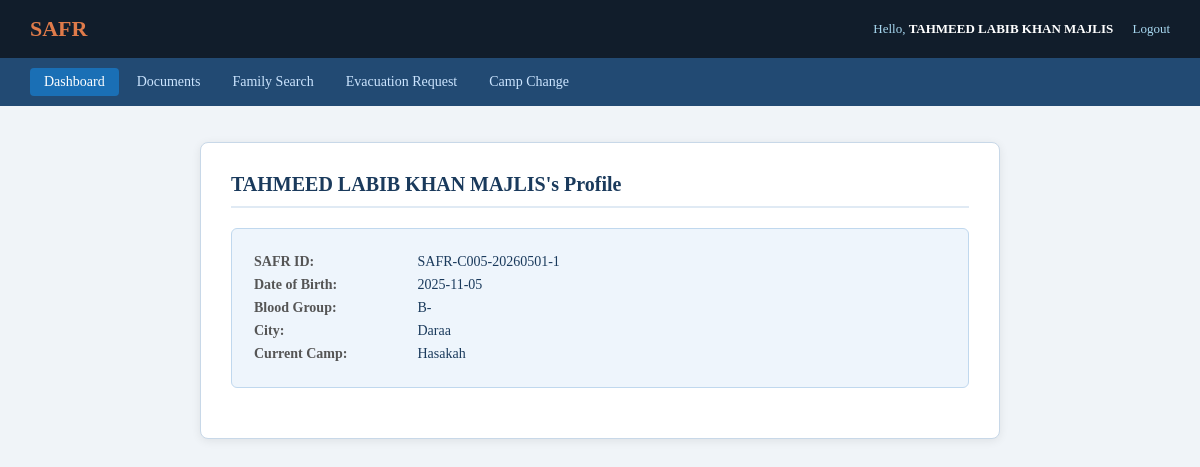
The page /SAFR/Refugeedashboard/refugee_dashboard.php (signed in) on the database its author committed.
### tables this page shows
CREATE TABLE `refugee` (
  `Safr_id` varchar(20) NOT NULL,
  `Full_name` varchar(100) NOT NULL,
  `Date_of_Birth` date DEFAULT NULL,
  `Blood_Group` varchar(5) DEFAULT NULL,
  `Country` varchar(50) DEFAULT NULL,
  `City` varchar(50) DEFAULT NULL,
  `Reg_date` date DEFAULT NULL
);

CREATE TABLE `camp` (
  `Camp_id` varchar(20) NOT NULL,
  `Location` varchar(100) NOT NULL,
  `Capacity` int(11) DEFAULT NULL,
  `Volunteer_id` varchar(20) DEFAULT NULL,
  `Evareq_id` varchar(20) DEFAULT NULL
);

### SAFR/Refugeedashboard/refugee_dashboard.php (the view, shortened to what this page needs)
<?php
include("../dbconnect.php");
$safr_id = $_SESSION['safr_id'];
$sql    = "SELECT * FROM refugee WHERE Safr_id = '$safr_id'";
$result = mysqli_query($conn, $sql);
$refugee = mysqli_fetch_array($result);
$sql= "SELECT * FROM refugee_stay_in_camp WHERE Safr_id = '$safr_id' ORDER BY Arrival_date DESC LIMIT 1";
$cid_result = mysqli_query($conn, $sql);
$camp_id2 = mysqli_fetch_array($cid_result);
$camp_id = $camp_id2['Camp_id'];
$sql = "SELECT * FROM camp WHERE Camp_id='$camp_id'";
$cname_result = mysqli_query($conn, $sql);
$c_name = mysqli_fetch_array($cname_result);
$camp_name = $c_name['Location'];
?>
<!DOCTYPE html>
<html lang="en">
<head>
    <link href="../css/safr.css" rel="stylesheet">
</head>
<body>
<div class="safr-topbar">
    <a href="refugee_dashboard.php" class="brand">SAFR</a>
    <div class="topbar-right">
        Hello, <strong style="color:white;"><?php echo $refugee['Full_name']; ?></strong>
        <a href="refugee_logout.php">Logout</a>
    </div>
</div>
<div class="safr-nav">
    <a href="refugee_dashboard.php" class="active">Dashboard</a>
    <a href="see_documents.php">Documents</a>
    <a href="family_Search.php">Family Search</a>
    <a href="evac_rec.php">Evacuation Request</a>
    <a href="camp_change.php">Camp Change</a>
</div>
<div class="safr-container">
    <h2><?php echo $refugee['Full_name']; ?>'s Profile</h2>
    <div class="safr-info-box">
        <p><strong>SAFR ID:</strong> <?php echo $refugee['Safr_id']; ?></p>
        <p><strong>Date of Birth:</strong> <?php echo $refugee['Date_of_Birth']; ?></p>
        <p><strong>Blood Group:</strong> <?php echo $refugee['Blood_Group']; ?></p>
        <p><strong>City:</strong> <?php echo $refugee['City']; ?></p>
        <p><strong>Current Camp:</strong> <?php echo $camp_name; ?></p>
    </div>
</div>
</body>
</html>

### SAFR/css/safr.css (style rules this page uses)
*, *::before, *::after { box-sizing: border-box; margin: 0; padding: 0; }
body { font-family: Georgia, serif; background: #f0f4f8; color: #333; }
.safr-topbar { background: #111d2b; color: white; padding: 16px 30px; display: flex; justify-content: space-between; align-items: center; }
.safr-topbar .brand { font-size: 22px; font-weight: bold; color: #e07b4a; text-decoration: none; }
.safr-topbar .topbar-right { font-size: 13px; color: #a8d8f0; }
.safr-topbar .topbar-right a { color: #a8d8f0; text-decoration: none; margin-left: 16px; }
.safr-nav { background: #224a73; padding: 10px 30px; display: flex; gap: 4px; flex-wrap: wrap; }
.safr-nav a { color: #cce5ff; text-decoration: none; font-size: 14px; padding: 6px 14px; border-radius: 4px; }
.safr-nav a.active { background: #1a6fb5; color: white; }
.safr-container { max-width: 800px; margin: 36px auto; background: white; padding: 30px; border-radius: 8px; border: 1px solid #c8d8e8; box-shadow: 0 2px 10px rgba(0,0,0,0.08); }
.safr-container h2 { color: #1a3a5c; margin-top: 0; margin-bottom: 20px; border-bottom: 2px solid #e0eaf4; padding-bottom: 10px; font-size: 20px; }
.safr-info-box { background: #eef5fc; border: 1px solid #c0d8ee; border-radius: 6px; padding: 18px 22px; margin-bottom: 20px; }
.safr-info-box p { margin: 7px 0; font-size: 14px; color: #1a3a5c; }
.safr-info-box strong { display: inline-block; width: 160px; color: #555; }

### rows shown on the page
refugee: Full_name "TAHMEED LABIB KHAN MAJLIS", Safr_id "SAFR-C005-20260501-1", Date_of_Birth "2025-11-05", Blood_Group "B-", City "Daraa"
camp: Location "Hasakah"
